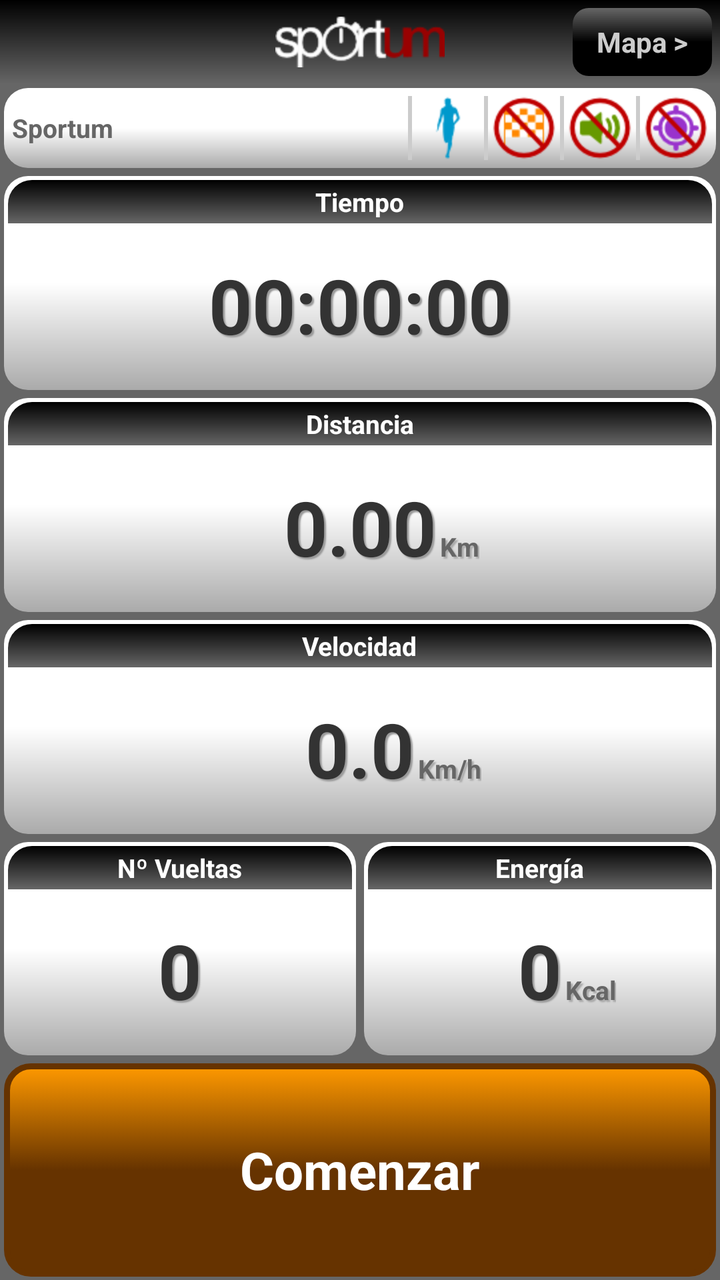
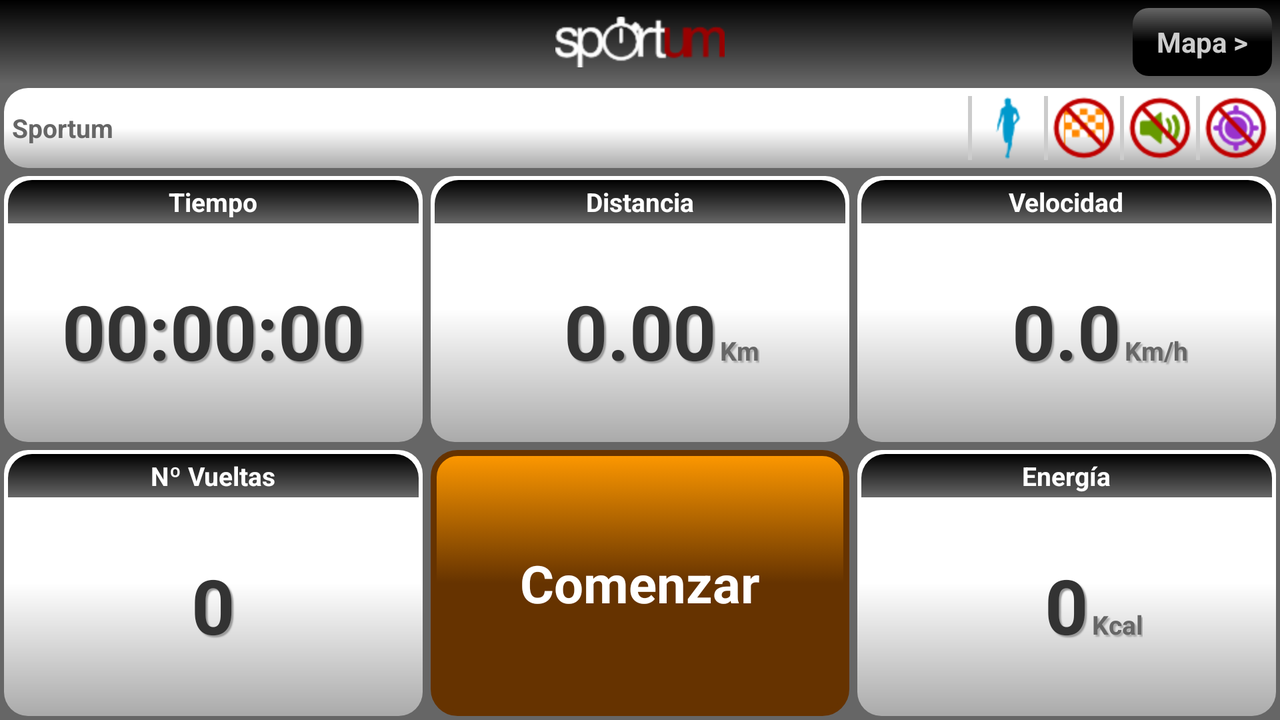

Compare how this app lays out the same screen by default and in its alternative resource folder. The renders come first, then the two layout files and the values they reference.
<!-- AndroidManifest.xml: application theme android:Theme.Black.NoTitleBar -->
<!-- res/layout/contadores.xml -->
<?xml version="1.0" encoding="utf-8"?>
<LinearLayout xmlns:android="http://schemas.android.com/apk/res/android"
    android:layout_width="fill_parent"
    android:layout_height="fill_parent"
    android:background="@color/gris_04"
    android:orientation="vertical" >

    
    

    <RelativeLayout
        android:layout_width="fill_parent"
        android:layout_height="@dimen/altura_encabezado"
        android:background="@drawable/encabezado"
        android:orientation="horizontal"
        android:padding="@dimen/padding_encabezado" >

        <ImageView
            android:layout_width="wrap_content"
            android:layout_height="wrap_content"
            android:layout_centerInParent="true"
            android:src="@drawable/ic_logo" />

        <Button
            android:id="@+id/ir_a_mapa_btn"
            style="@style/boton_paginacion"
            android:layout_width="wrap_content"
            android:layout_height="fill_parent"
            android:layout_alignParentRight="true"
            android:background="@drawable/boton_paginacion"
            android:text="@string/btn_ir_a_mapa" />
    </RelativeLayout>

    

    <RelativeLayout
        android:layout_width="fill_parent"
        android:layout_height="wrap_content"
        android:layout_margin="@dimen/margen_seccion"
        android:background="@drawable/seccion"
        android:orientation="horizontal"
        android:padding="@dimen/padding_barra_info" >

        <LinearLayout
            android:layout_width="wrap_content"
            android:layout_height="wrap_content"
            android:layout_alignParentLeft="true"
            android:layout_centerVertical="true"
            android:orientation="horizontal" >

            <TextView
                android:id="@+id/usuario_nombre_txt"
                style="@style/texto_nombre_usuario"
                android:layout_width="wrap_content"
                android:layout_height="wrap_content"
                android:layout_gravity="center_vertical|left"
                android:text="@string/usuario_nombre_default" />
        </LinearLayout>

        <LinearLayout
            android:layout_width="wrap_content"
            android:layout_height="wrap_content"
            android:layout_alignParentRight="true"
            android:layout_centerVertical="true"
            android:orientation="horizontal" >

            <View
                android:layout_width="@dimen/ancho_separador_vertical"
                android:layout_height="fill_parent"
                android:layout_marginLeft="@dimen/margen_separador_vertical"
                android:layout_marginRight="@dimen/margen_separador_vertical"
                android:background="@color/gris_01" />

            <ImageView
                android:id="@+id/actividad_img"
                android:layout_width="wrap_content"
                android:layout_height="wrap_content"
                android:adjustViewBounds="true"
                android:src="@drawable/ic_actividad_caminar" />

            <View
                android:layout_width="@dimen/ancho_separador_vertical"
                android:layout_height="fill_parent"
                android:layout_marginLeft="@dimen/margen_separador_vertical"
                android:layout_marginRight="@dimen/margen_separador_vertical"
                android:background="@color/gris_01" />

            <ImageView
                android:id="@+id/objetivo_img"
                android:layout_width="wrap_content"
                android:layout_height="wrap_content"
                android:adjustViewBounds="true"
                android:src="@drawable/ic_objetivo_desactivado" />

            <View
                android:layout_width="@dimen/ancho_separador_vertical"
                android:layout_height="fill_parent"
                android:layout_marginLeft="@dimen/margen_separador_vertical"
                android:layout_marginRight="@dimen/margen_separador_vertical"
                android:background="@color/gris_01" />

            <ImageView
                android:id="@+id/info_audio_img"
                android:layout_width="wrap_content"
                android:layout_height="wrap_content"
                android:adjustViewBounds="true"
                android:src="@drawable/ic_info_audio_desactivado" />

            <View
                android:layout_width="@dimen/ancho_separador_vertical"
                android:layout_height="fill_parent"
                android:layout_marginLeft="@dimen/margen_separador_vertical"
                android:layout_marginRight="@dimen/margen_separador_vertical"
                android:background="@color/gris_01" />

            <ImageView
                android:id="@+id/gps_img"
                android:layout_width="wrap_content"
                android:layout_height="wrap_content"
                android:adjustViewBounds="true"
                android:src="@drawable/ic_gps_desactivado" />
        </LinearLayout>
    </RelativeLayout>

    

    <LinearLayout
        android:layout_width="fill_parent"
        android:layout_height="fill_parent"
        android:layout_margin="@dimen/margen_seccion"
        android:layout_weight="0.2"
        android:background="@drawable/seccion"
        android:orientation="vertical" >

        <LinearLayout
            android:layout_width="fill_parent"
            android:layout_height="wrap_content"
            android:background="@drawable/titulo_seccion"
            android:gravity="center"
            android:orientation="horizontal" >

            <TextView
                style="@style/texto_titulo_contador"
                android:layout_width="wrap_content"
                android:layout_height="wrap_content"
                android:text="@string/titulo_tiempo" />
        </LinearLayout>

        <RelativeLayout
            android:layout_width="fill_parent"
            android:layout_height="fill_parent" >

            <TextView
                android:id="@+id/contador_tiempo_txt"
                style="@style/texto_contador"
                android:layout_width="wrap_content"
                android:layout_height="wrap_content"
                android:layout_centerInParent="true"
                android:text="@string/contador_tiempo_ini" />
        </RelativeLayout>
    </LinearLayout>

    <LinearLayout
        android:layout_width="fill_parent"
        android:layout_height="fill_parent"
        android:layout_margin="@dimen/margen_seccion"
        android:layout_weight="0.2"
        android:background="@drawable/seccion"
        android:orientation="vertical" >

        <LinearLayout
            android:layout_width="fill_parent"
            android:layout_height="wrap_content"
            android:background="@drawable/titulo_seccion"
            android:gravity="center"
            android:orientation="horizontal" >

            <TextView
                style="@style/texto_titulo_contador"
                android:layout_width="wrap_content"
                android:layout_height="wrap_content"
                android:text="@string/titulo_distancia" />
        </LinearLayout>

        <RelativeLayout
            android:layout_width="fill_parent"
            android:layout_height="fill_parent" >

            <TextView
                android:id="@+id/contador_distancia_txt"
                style="@style/texto_contador"
                android:layout_width="wrap_content"
                android:layout_height="wrap_content"
                android:layout_centerInParent="true"
                android:text="@string/contador_distancia_ini" />

            <TextView
                style="@style/texto_unidades_contador"
                android:layout_width="wrap_content"
                android:layout_height="wrap_content"
                android:layout_alignBaseline="@id/contador_distancia_txt"
                android:layout_toRightOf="@id/contador_distancia_txt"
                android:layout_marginLeft="2dp"
                android:text="@string/unidades_distancia" />
        </RelativeLayout>
    </LinearLayout>

    <LinearLayout
        android:layout_width="fill_parent"
        android:layout_height="fill_parent"
        android:layout_margin="@dimen/margen_seccion"
        android:layout_weight="0.2"
        android:background="@drawable/seccion"
        android:orientation="vertical" >

        <LinearLayout
            android:layout_width="fill_parent"
            android:layout_height="wrap_content"
            android:background="@drawable/titulo_seccion"
            android:gravity="center"
            android:orientation="horizontal" >

            <TextView
                style="@style/texto_titulo_contador"
                android:layout_width="wrap_content"
                android:layout_height="wrap_content"
                android:text="@string/titulo_velocidad" />
        </LinearLayout>

        <RelativeLayout
            android:layout_width="fill_parent"
            android:layout_height="fill_parent" >

            <TextView
                android:id="@+id/contador_velocidad_txt"
                style="@style/texto_contador"
                android:layout_width="wrap_content"
                android:layout_height="wrap_content"
                android:layout_centerInParent="true"
                android:text="@string/contador_velocidad_ini" />

            <TextView
                style="@style/texto_unidades_contador"
                android:layout_width="wrap_content"
                android:layout_height="wrap_content"
                android:layout_alignBaseline="@id/contador_velocidad_txt"
                android:layout_toRightOf="@id/contador_velocidad_txt"
                android:layout_marginLeft="2dp"
                android:text="@string/unidades_velocidad" />
        </RelativeLayout>
    </LinearLayout>

    <LinearLayout
        android:layout_width="fill_parent"
        android:layout_height="fill_parent"
        android:orientation="horizontal"
        android:layout_weight="0.2">
        <LinearLayout
	        android:layout_width="fill_parent"
	        android:layout_height="fill_parent"
	        android:layout_margin="@dimen/margen_seccion"
	        android:background="@drawable/seccion"
	        android:orientation="vertical"
	        android:layout_weight="0.5" >
	
	        <LinearLayout
	            android:layout_width="fill_parent"
	            android:layout_height="wrap_content"
	            android:background="@drawable/titulo_seccion"
	            android:gravity="center"
	            android:orientation="horizontal" >
	
	            <TextView
	                style="@style/texto_titulo_contador"
	                android:layout_width="wrap_content"
	                android:layout_height="wrap_content"
	                android:text="@string/titulo_vueltas" />
	        </LinearLayout>
	
	        <RelativeLayout
	            android:layout_width="fill_parent"
	            android:layout_height="fill_parent" >
	
	            <TextView
	                android:id="@+id/contador_vueltas_txt"
	                style="@style/texto_contador"
	                android:layout_width="wrap_content"
	                android:layout_height="wrap_content"
	                android:layout_centerInParent="true"
	                android:text="@string/contador_vueltas_ini" />
	        </RelativeLayout>
	    </LinearLayout>
	    <LinearLayout
	        android:layout_width="fill_parent"
	        android:layout_height="fill_parent"
	        android:layout_margin="@dimen/margen_seccion"
	        android:background="@drawable/seccion"
	        android:orientation="vertical"
	        android:layout_weight="0.5" >
	
	        <LinearLayout
	            android:layout_width="fill_parent"
	            android:layout_height="wrap_content"
	            android:background="@drawable/titulo_seccion"
	            android:gravity="center"
	            android:orientation="horizontal" >
	
	            <TextView
	                style="@style/texto_titulo_contador"
	                android:layout_width="wrap_content"
	                android:layout_height="wrap_content"
	                android:text="@string/titulo_energia" />
	        </LinearLayout>
	
	        <RelativeLayout
	            android:layout_width="fill_parent"
	            android:layout_height="fill_parent" >
	
	            <TextView
	                android:id="@+id/contador_energia_txt"
	                style="@style/texto_contador"
	                android:layout_width="wrap_content"
	                android:layout_height="wrap_content"
	                android:layout_centerInParent="true"
	                android:text="@string/contador_energia_ini" />
	
	            <TextView
	                style="@style/texto_unidades_contador"
	                android:layout_width="wrap_content"
	                android:layout_height="wrap_content"
	                android:layout_alignBaseline="@id/contador_energia_txt"
	                android:layout_toRightOf="@id/contador_energia_txt"
	                android:layout_marginLeft="2dp"
	                android:text="@string/unidades_energia" />
	        </RelativeLayout>
	    </LinearLayout>
    </LinearLayout>
    

    

    <Button
        android:id="@+id/btn_comenzar"
        style="@style/boton_comenzar_terminar"
        android:layout_width="fill_parent"
        android:layout_height="fill_parent"
        android:layout_margin="@dimen/margen_seccion"
        android:layout_weight="0.2"
        android:background="@drawable/boton_comenzar"
        android:text="@string/btn_comenzar" />
    
    <Button
        android:id="@+id/btn_terminar"
        style="@style/boton_comenzar_terminar"
        android:layout_width="fill_parent"
        android:layout_height="fill_parent"
        android:layout_margin="@dimen/margen_seccion"
        android:layout_weight="0.2"
        android:background="@drawable/boton_terminar"
        android:text="@string/btn_terminar"
        android:visibility="gone" />

</LinearLayout>
<!-- resources referenced by this layout -->
<resources>
  <color name="gris_01">#ccc</color>
  <color name="gris_04">#666</color>
  <!-- from res/values-hdpi/ -->
  <dimen name="altura_encabezado">42dp</dimen>
  <!-- from res/values-hdpi/ -->
  <dimen name="ancho_separador_vertical">2dp</dimen>
  <!-- from res/values-hdpi/ -->
  <dimen name="margen_seccion">2dp</dimen>
  <!-- from res/values-hdpi/ -->
  <dimen name="margen_separador_vertical">2dp</dimen>
  <!-- from res/values-hdpi/ -->
  <dimen name="padding_barra_info">4dp</dimen>
  <!-- from res/values-hdpi/ -->
  <dimen name="padding_encabezado">4dp</dimen>
  <string name="btn_comenzar">Comenzar</string>
  <string name="btn_ir_a_mapa">Mapa &gt;</string>
  <string name="btn_terminar">Terminar</string>
  <string name="contador_distancia_ini">0.00</string>
  <string name="contador_energia_ini">0</string>
  <string name="contador_tiempo_ini">00:00:00</string>
  <string name="contador_velocidad_ini">0.0</string>
  <string name="contador_vueltas_ini">0</string>
  <string name="titulo_distancia">Distancia</string>
  <string name="titulo_energia">Energía</string>
  <string name="titulo_tiempo">Tiempo</string>
  <string name="titulo_velocidad">Velocidad</string>
  <string name="titulo_vueltas">Nº Vueltas</string>
  <string name="unidades_distancia">Km</string>
  <string name="unidades_energia">Kcal</string>
  <string name="unidades_velocidad">Km/h</string>
  <string name="usuario_nombre_default">Sportum</string>
  <style name="texto_nombre_usuario" parent="@android:style/Widget.TextView">
          <item name="android:textStyle">bold</item>
          <item name="android:textSize">@dimen/tamano_texto_nombre_usuario</item>
          <item name="android:textColor">@color/gris_04</item>
      </style>
  <color name="boton_paginacion_01">@color/negro</color>
  <color name="boton_paginacion_02">@color/gris_04</color>
  <!-- from res/values-hdpi/ -->
  <dimen name="radio_btn_paginacion">8dp</dimen>
  <!-- from res/values-hdpi/ -->
  <dimen name="padding_btn_paginacion">2dp</dimen>
  <color name="azul_claro">#33b5e5</color>
  <color name="azul_oscuro">#0099cc</color>
  <color name="negro">#000</color>
  <color name="blanco">#fff</color>
  <color name="gris_02">#aaa</color>
  <!-- from res/values-hdpi/ -->
  <dimen name="radio_seccion">12dp</dimen>
  <!-- from res/values-hdpi/ -->
  <dimen name="padding_seccion">2dp</dimen>
  <!-- from res/values-hdpi/ -->
  <dimen name="radio_titulo_seccion">12dp</dimen>
  <!-- from res/values-hdpi/ -->
  <dimen name="radio_sup_izq_titulo_seccion">12dp</dimen>
  <!-- from res/values-hdpi/ -->
  <dimen name="radio_sup_der_titulo_seccion">12dp</dimen>
  <!-- from res/values-hdpi/ -->
  <dimen name="radio_inf_izq_titulo_seccion">0dp</dimen>
  <!-- from res/values-hdpi/ -->
  <dimen name="radio_inf_der_titulo_seccion">0dp</dimen>
  <!-- from res/values-hdpi/ -->
  <dimen name="padding_titulo_seccion">2dp</dimen>
  <!-- from res/values-hdpi/ -->
  <dimen name="tamano_texto_boton_comenzar_terminar">26sp</dimen>
  <!-- from res/values-hdpi/ -->
  <dimen name="padding_izq_btn_paginacion">12dp</dimen>
  <!-- from res/values-hdpi/ -->
  <dimen name="padding_der_btn_paginacion">12dp</dimen>
  <!-- from res/values-hdpi/ -->
  <dimen name="padding_sup_btn_paginacion">2dp</dimen>
  <!-- from res/values-hdpi/ -->
  <dimen name="padding_inf_btn_paginacion">2dp</dimen>
  <!-- from res/values-hdpi/ -->
  <dimen name="tamano_texto_btn_paginacion">14sp</dimen>
  <color name="gris_05">#333</color>
  <!-- from res/values-hdpi/ -->
  <dimen name="tamano_texto_contador">38sp</dimen>
  <color name="gris_03">#999</color>
  <!-- from res/values-hdpi/ -->
  <dimen name="tamano_texto_nombre_usuario">13sp</dimen>
  <!-- from res/values-hdpi/ -->
  <dimen name="tamano_texto_titulo_contador">13sp</dimen>
  <!-- from res/values-hdpi/ -->
  <dimen name="tamano_texto_unidades_contador">13sp</dimen>
</resources>
<!-- res/layout-land/contadores.xml (the author's variant of the layout above) -->
<!-- drawn on the phone turned sideways -->
<?xml version="1.0" encoding="utf-8"?>
<LinearLayout xmlns:android="http://schemas.android.com/apk/res/android"
    android:layout_width="fill_parent"
    android:layout_height="fill_parent"
    android:background="@color/gris_04"
    android:orientation="vertical" >

    
    

    <RelativeLayout
        android:layout_width="fill_parent"
        android:layout_height="@dimen/altura_encabezado"
        android:background="@drawable/encabezado"
        android:orientation="horizontal"
        android:padding="@dimen/padding_encabezado" >

        <ImageView
            android:layout_width="wrap_content"
            android:layout_height="wrap_content"
            android:layout_centerInParent="true"
            android:src="@drawable/ic_logo" />

        <Button
            android:id="@+id/ir_a_mapa_btn"
            style="@style/boton_paginacion"
            android:layout_width="wrap_content"
            android:layout_height="fill_parent"
            android:layout_alignParentRight="true"
            android:background="@drawable/boton_paginacion"
            android:text="@string/btn_ir_a_mapa" />
    </RelativeLayout>

    

    <RelativeLayout
        android:layout_width="fill_parent"
        android:layout_height="wrap_content"
        android:layout_margin="@dimen/margen_seccion"
        android:background="@drawable/seccion"
        android:orientation="horizontal"
        android:padding="@dimen/padding_barra_info" >

        <LinearLayout
            android:layout_width="wrap_content"
            android:layout_height="wrap_content"
            android:layout_alignParentLeft="true"
            android:layout_centerVertical="true"
            android:orientation="horizontal" >

            <TextView
                android:id="@+id/usuario_nombre_txt"
                style="@style/texto_nombre_usuario"
                android:layout_width="wrap_content"
                android:layout_height="wrap_content"
                android:layout_gravity="center_vertical|left"
                android:text="@string/usuario_nombre_default" />
        </LinearLayout>

        <LinearLayout
            android:layout_width="wrap_content"
            android:layout_height="wrap_content"
            android:layout_alignParentRight="true"
            android:layout_centerVertical="true"
            android:orientation="horizontal" >

            <View
                android:layout_width="@dimen/ancho_separador_vertical"
                android:layout_height="fill_parent"
                android:layout_marginLeft="@dimen/margen_separador_vertical"
                android:layout_marginRight="@dimen/margen_separador_vertical"
                android:background="@color/gris_01" />

            <ImageView
                android:id="@+id/actividad_img"
                android:layout_width="wrap_content"
                android:layout_height="wrap_content"
                android:adjustViewBounds="true"
                android:src="@drawable/ic_actividad_caminar" />

            <View
                android:layout_width="@dimen/ancho_separador_vertical"
                android:layout_height="fill_parent"
                android:layout_marginLeft="@dimen/margen_separador_vertical"
                android:layout_marginRight="@dimen/margen_separador_vertical"
                android:background="@color/gris_01" />

            <ImageView
                android:id="@+id/objetivo_img"
                android:layout_width="wrap_content"
                android:layout_height="wrap_content"
                android:adjustViewBounds="true"
                android:src="@drawable/ic_objetivo_desactivado" />

            <View
                android:layout_width="@dimen/ancho_separador_vertical"
                android:layout_height="fill_parent"
                android:layout_marginLeft="@dimen/margen_separador_vertical"
                android:layout_marginRight="@dimen/margen_separador_vertical"
                android:background="@color/gris_01" />

            <ImageView
                android:id="@+id/info_audio_img"
                android:layout_width="wrap_content"
                android:layout_height="wrap_content"
                android:adjustViewBounds="true"
                android:src="@drawable/ic_info_audio_desactivado" />

            <View
                android:layout_width="@dimen/ancho_separador_vertical"
                android:layout_height="fill_parent"
                android:layout_marginLeft="@dimen/margen_separador_vertical"
                android:layout_marginRight="@dimen/margen_separador_vertical"
                android:background="@color/gris_01" />

            <ImageView
                android:id="@+id/gps_img"
                android:layout_width="wrap_content"
                android:layout_height="wrap_content"
                android:adjustViewBounds="true"
                android:src="@drawable/ic_gps_desactivado" />
        </LinearLayout>
    </RelativeLayout>

    

    <LinearLayout
        android:layout_width="fill_parent"
        android:layout_height="fill_parent"
        android:orientation="horizontal"
        android:layout_weight="0.5" >
        
    <LinearLayout
        android:layout_width="fill_parent"
        android:layout_height="fill_parent"
        android:layout_margin="@dimen/margen_seccion"
        android:layout_weight="0.3"
        android:background="@drawable/seccion"
        android:orientation="vertical" >

        <LinearLayout
            android:layout_width="fill_parent"
            android:layout_height="wrap_content"
            android:background="@drawable/titulo_seccion"
            android:gravity="center"
            android:orientation="horizontal" >

            <TextView
                style="@style/texto_titulo_contador"
                android:layout_width="wrap_content"
                android:layout_height="wrap_content"
                android:text="@string/titulo_tiempo" />
        </LinearLayout>

        <RelativeLayout
            android:layout_width="fill_parent"
            android:layout_height="fill_parent" >

            <TextView
                android:id="@+id/contador_tiempo_txt"
                style="@style/texto_contador"
                android:layout_width="wrap_content"
                android:layout_height="wrap_content"
                android:layout_centerInParent="true"
                android:text="@string/contador_tiempo_ini" />
        </RelativeLayout>
    </LinearLayout>

    <LinearLayout
        android:layout_width="fill_parent"
        android:layout_height="fill_parent"
        android:layout_margin="@dimen/margen_seccion"
        android:layout_weight="0.3"
        android:background="@drawable/seccion"
        android:orientation="vertical" >

        <LinearLayout
            android:layout_width="fill_parent"
            android:layout_height="wrap_content"
            android:background="@drawable/titulo_seccion"
            android:gravity="center"
            android:orientation="horizontal" >

            <TextView
                style="@style/texto_titulo_contador"
                android:layout_width="wrap_content"
                android:layout_height="wrap_content"
                android:text="@string/titulo_distancia" />
        </LinearLayout>

        <RelativeLayout
            android:layout_width="fill_parent"
            android:layout_height="fill_parent" >

            <TextView
                android:id="@+id/contador_distancia_txt"
                style="@style/texto_contador"
                android:layout_width="wrap_content"
                android:layout_height="wrap_content"
                android:layout_centerInParent="true"
                android:text="@string/contador_distancia_ini" />

            <TextView
                style="@style/texto_unidades_contador"
                android:layout_width="wrap_content"
                android:layout_height="wrap_content"
                android:layout_alignBaseline="@id/contador_distancia_txt"
                android:layout_toRightOf="@id/contador_distancia_txt"
                android:layout_marginLeft="2dp"
                android:text="@string/unidades_distancia" />
        </RelativeLayout>
    </LinearLayout>

    <LinearLayout
        android:layout_width="fill_parent"
        android:layout_height="fill_parent"
        android:layout_margin="@dimen/margen_seccion"
        android:layout_weight="0.3"
        android:background="@drawable/seccion"
        android:orientation="vertical" >

        <LinearLayout
            android:layout_width="fill_parent"
            android:layout_height="wrap_content"
            android:background="@drawable/titulo_seccion"
            android:gravity="center"
            android:orientation="horizontal" >

            <TextView
                style="@style/texto_titulo_contador"
                android:layout_width="wrap_content"
                android:layout_height="wrap_content"
                android:text="@string/titulo_velocidad" />
        </LinearLayout>

        <RelativeLayout
            android:layout_width="fill_parent"
            android:layout_height="fill_parent" >

            <TextView
                android:id="@+id/contador_velocidad_txt"
                style="@style/texto_contador"
                android:layout_width="wrap_content"
                android:layout_height="wrap_content"
                android:layout_centerInParent="true"
                android:text="@string/contador_velocidad_ini" />

            <TextView
                style="@style/texto_unidades_contador"
                android:layout_width="wrap_content"
                android:layout_height="wrap_content"
                android:layout_alignBaseline="@id/contador_velocidad_txt"
                android:layout_toRightOf="@id/contador_velocidad_txt"
                android:layout_marginLeft="2dp"
                android:text="@string/unidades_velocidad" />
        </RelativeLayout>
    </LinearLayout>
    </LinearLayout>
    
    <LinearLayout
        android:layout_width="fill_parent"
        android:layout_height="fill_parent"
        android:orientation="horizontal"
        android:layout_weight="0.5" >
        <LinearLayout
	        android:layout_width="fill_parent"
	        android:layout_height="fill_parent"
	        android:layout_margin="@dimen/margen_seccion"
	        android:background="@drawable/seccion"
	        android:orientation="vertical"
	        android:layout_weight="0.3" >
	
	        <LinearLayout
	            android:layout_width="fill_parent"
	            android:layout_height="wrap_content"
	            android:background="@drawable/titulo_seccion"
	            android:gravity="center"
	            android:orientation="horizontal" >
	
	            <TextView
	                style="@style/texto_titulo_contador"
	                android:layout_width="wrap_content"
	                android:layout_height="wrap_content"
	                android:text="@string/titulo_vueltas" />
	        </LinearLayout>
	
	        <RelativeLayout
	            android:layout_width="fill_parent"
	            android:layout_height="fill_parent" >
	
	            <TextView
	                android:id="@+id/contador_vueltas_txt"
	                style="@style/texto_contador"
	                android:layout_width="wrap_content"
	                android:layout_height="wrap_content"
	                android:layout_centerInParent="true"
	                android:text="@string/contador_vueltas_ini" />
	        </RelativeLayout>
	    </LinearLayout>
	    
	    
    
    <Button
        android:id="@+id/btn_comenzar"
        style="@style/boton_comenzar_terminar"
        android:layout_width="fill_parent"
        android:layout_height="fill_parent"
        android:layout_margin="@dimen/margen_seccion"
        android:layout_weight="0.3"
        android:background="@drawable/boton_comenzar"
        android:text="@string/btn_comenzar" />
    
    <Button
        android:id="@+id/btn_terminar"
        style="@style/boton_comenzar_terminar"
        android:layout_width="fill_parent"
        android:layout_height="fill_parent"
        android:layout_margin="@dimen/margen_seccion"
        android:layout_weight="0.3"
        android:background="@drawable/boton_terminar"
        android:text="@string/btn_terminar"
        android:visibility="gone" />
    
    <LinearLayout
	        android:layout_width="fill_parent"
	        android:layout_height="fill_parent"
	        android:layout_margin="@dimen/margen_seccion"
	        android:background="@drawable/seccion"
	        android:orientation="vertical"
	        android:layout_weight="0.3" >
	
	        <LinearLayout
	            android:layout_width="fill_parent"
	            android:layout_height="wrap_content"
	            android:background="@drawable/titulo_seccion"
	            android:gravity="center"
	            android:orientation="horizontal" >
	
	            <TextView
	                style="@style/texto_titulo_contador"
	                android:layout_width="wrap_content"
	                android:layout_height="wrap_content"
	                android:text="@string/titulo_energia" />
	        </LinearLayout>
	
	        <RelativeLayout
	            android:layout_width="fill_parent"
	            android:layout_height="fill_parent" >
	
	            <TextView
	                android:id="@+id/contador_energia_txt"
	                style="@style/texto_contador"
	                android:layout_width="wrap_content"
	                android:layout_height="wrap_content"
	                android:layout_centerInParent="true"
	                android:text="@string/contador_energia_ini" />
	
	            <TextView
	                style="@style/texto_unidades_contador"
	                android:layout_width="wrap_content"
	                android:layout_height="wrap_content"
	                android:layout_alignBaseline="@id/contador_energia_txt"
	                android:layout_toRightOf="@id/contador_energia_txt"
	                android:layout_marginLeft="2dp"
	                android:text="@string/unidades_energia" />
	        </RelativeLayout>
	    </LinearLayout>
    </LinearLayout>

</LinearLayout>
